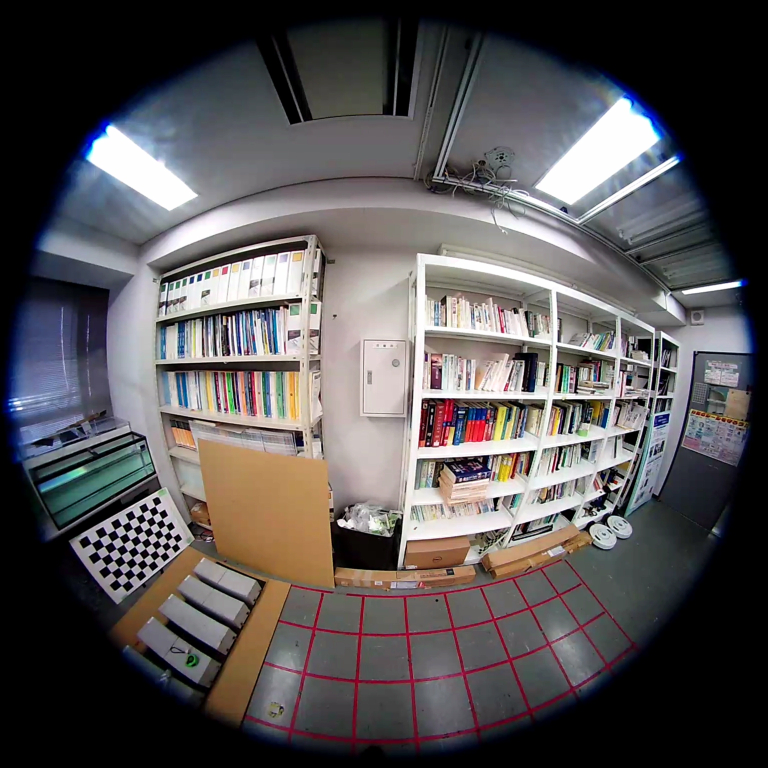
//> input picture CmnIP/data/fish_left.jpg, 1536 x 1536 px (shown at 1/2 size)
$ ./sample_measure_templatematching   (built with g++ and OpenCV 4)
//> lines starting //> are read from the running program, lines starting //| are printed output that depends on the picture
// [22 lines of licence text are left out]

#include <iostream>
#include <string>
#include <fstream>

#include <opencv2/imgproc/imgproc.hpp>
#include <opencv2/highgui/highgui.hpp>

#include "measure/inc/measure/measure_headers.hpp"

namespace
{

/** @brief Show a set of plot over the image.
*/
// [54 lines left out: function test_multiple_areas, not called in this run]


/** @brief Show a set of plot over the image.
*/
void test_regions()
{
	cv::Mat src_ = cv::imread("..\\..\\data\\fish_left.jpg");
//> src_ is the input picture: 1536 rows x 1536 cols, CV_8UC3; mean B, G, R 84.4, 83.3, 87
	cv::Mat src = src_(cv::Rect(src_.cols / 2, 0, src_.cols / 2, src_.rows));// src_;//
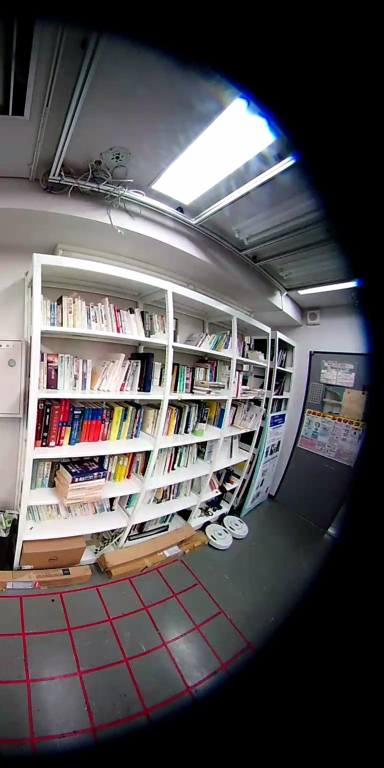
//> src: 1536 rows x 768 cols, CV_8UC3 (shown at 1/2 size); mean B, G, R 85.9, 84.2, 87.5
	cv::Mat model_ = cv::imread("..\\..\\data\\fish_front.jpg");
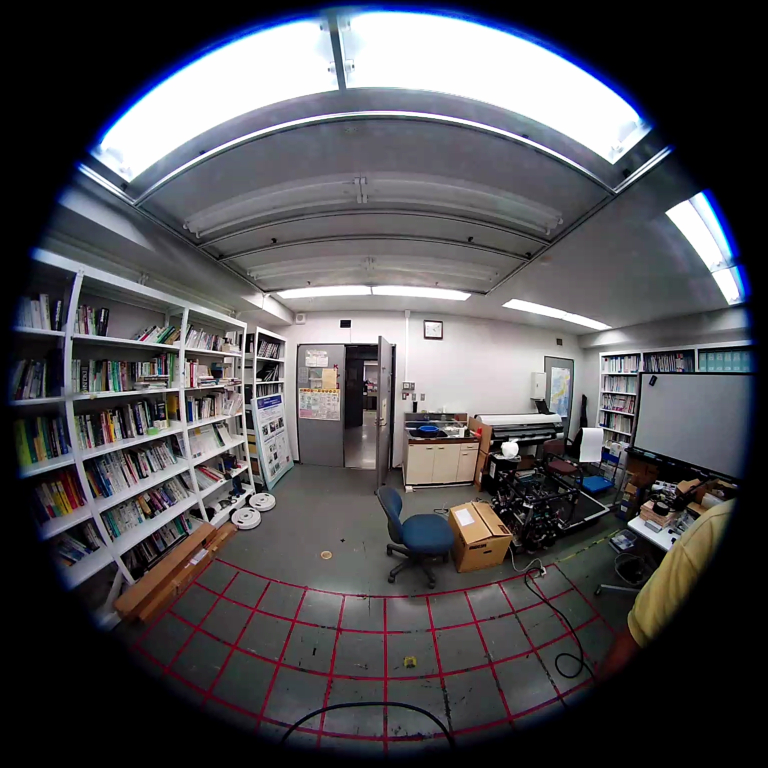
//> input picture CmnIP/data/fish_front.jpg, 1536 x 1536 px (shown at 1/2 size)
//> model_ is the input picture: 1536 rows x 1536 cols, CV_8UC3; mean B, G, R 83.2, 79, 80.3

	std::ifstream myfile("..\\..\\data\\regions.txt");
	if (!myfile.is_open()) {
		std::cout << "Unable to find the file regions.txt" << std::endl;
		std::cout << "The file contains the coordinate of rectangular areas" << std::endl;
		std::cout << "File format " << std::endl;
		std::cout << "TL_X TL_Y BR_X BR_Y" << std::endl;
		return;
	}
	std::vector<std::pair<cv::Rect, cv::Rect>> vrect;
	while (!myfile.eof())
	{
		char buf[512];
		int x, y, w, h;
		myfile.getline(buf, 512);
		std::cout << "buf: " << buf << std::endl;
		if (std::strlen(buf) > 2) {
			sscanf(buf, "%i %i %i %i", &x, &y, &w, &h);
			if (x >= 0 && y >= 0 && (x + w) < src.cols &&
				(y + h) < src.rows) {
				vrect.push_back(std::make_pair(cv::Rect(x, y, w, h), cv::Rect(x, y, w, h)));
			}
		}
	}

	cv::Mat combo((std::max)(model_.rows, src.rows), model_.cols + src.cols,
		src.type(), cv::Scalar::all(0));
	model_.copyTo(combo(cv::Rect(0, 0, model_.cols, model_.rows)));
	src.copyTo(combo(cv::Rect(model_.cols, 0, src.cols, src.rows)));

	cv::RNG rng(12345);
	for (auto it = vrect.begin(); it != vrect.end(); it++)
	{
		cv::Scalar color(rng.uniform(0, 255), rng.uniform(0, 255), rng.uniform(0, 255));
		cv::Mat model_clone = model_.clone();
		cv::rectangle(model_clone, it->first, color, 3);
		cv::rectangle(combo, it->first, color, 5);
		cv::resize(model_clone, model_clone, cv::Size(512, 512));
		cv::imshow("model_clone", model_clone);
		cv::Mat model = model_(it->first);
		cv::imshow("model", model);
		cv::Rect region_out;
		double likelihood;
		CmnIP::measure::TemplateMatching::region(src, model, 5, true, region_out,
			likelihood);
		std::cout << "Likelihood: " << likelihood << std::endl;
		cv::Mat src_clone = src.clone();
		cv::rectangle(src_clone, region_out, color, 3);
		cv::rectangle(combo, cv::Rect(region_out.x + model_.cols, region_out.y, region_out.width, region_out.height),
			color, 5);
		cv::resize(src_clone, src_clone, cv::Size(512, 512));
		cv::imshow("src_clone", src_clone);
		cv::Mat tmp;
		cv::resize(combo, tmp, cv::Size(1024, 512));
		cv::imshow("combo", tmp);

		//cv::imwrite("src_clone.png", src_clone);
		//cv::imwrite("model_clone.png", model_clone);
		cv::imwrite("combo.png", combo);

		it->second = region_out;
		if (cv::waitKey(0) == 27) break;
	}


	// Salve the regions detected
	if (false)
	{
		std::ofstream myfile_out("regions_sd.txt");
		//cv::Mat cpy = curr.clone();
		// rescale the features
		for (auto it = vrect.begin(); it != vrect.end(); it++)
		{
			myfile_out << it->first.x << " " << it->first.y << " " <<
				it->first.width << " " << it->first.height << " " <<
				it->second.x << " " << it->second.y << " " << it->second.width <<
				" " << it->second.height << std::endl;
		}
		//cv::imshow("cpy", cpy);
		myfile_out.close();
		myfile_out.clear();
	}

	cv::destroyAllWindows();
}


// [13 lines left out: function test, not called in this run]


} // namespace anonymous

// ############################################################################

// [10 lines left out: function main, not called in this run]

// added to run one function of the file
int main() { test_regions(); }
